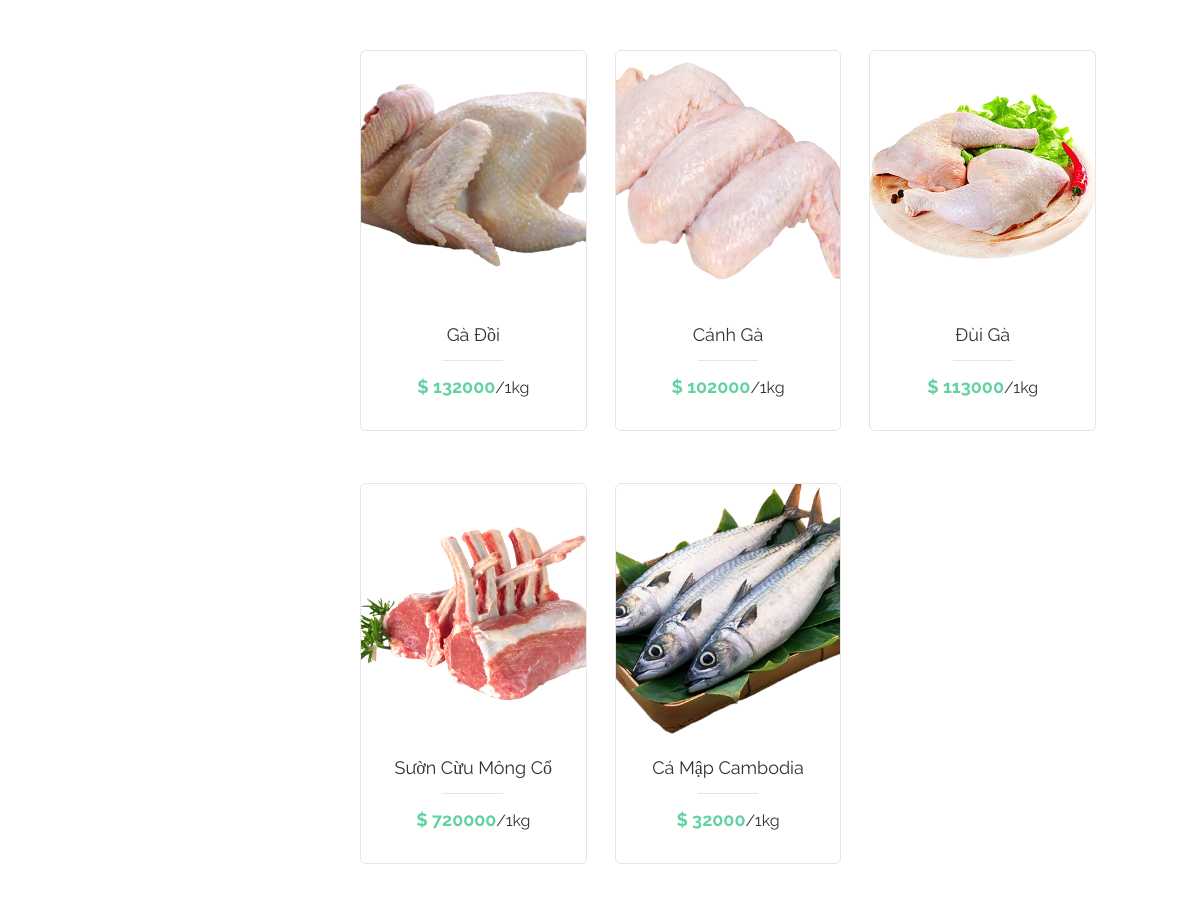
/site/hang-hoa/liet-ke.php (middle part), run on an earlier commit of the app's database.
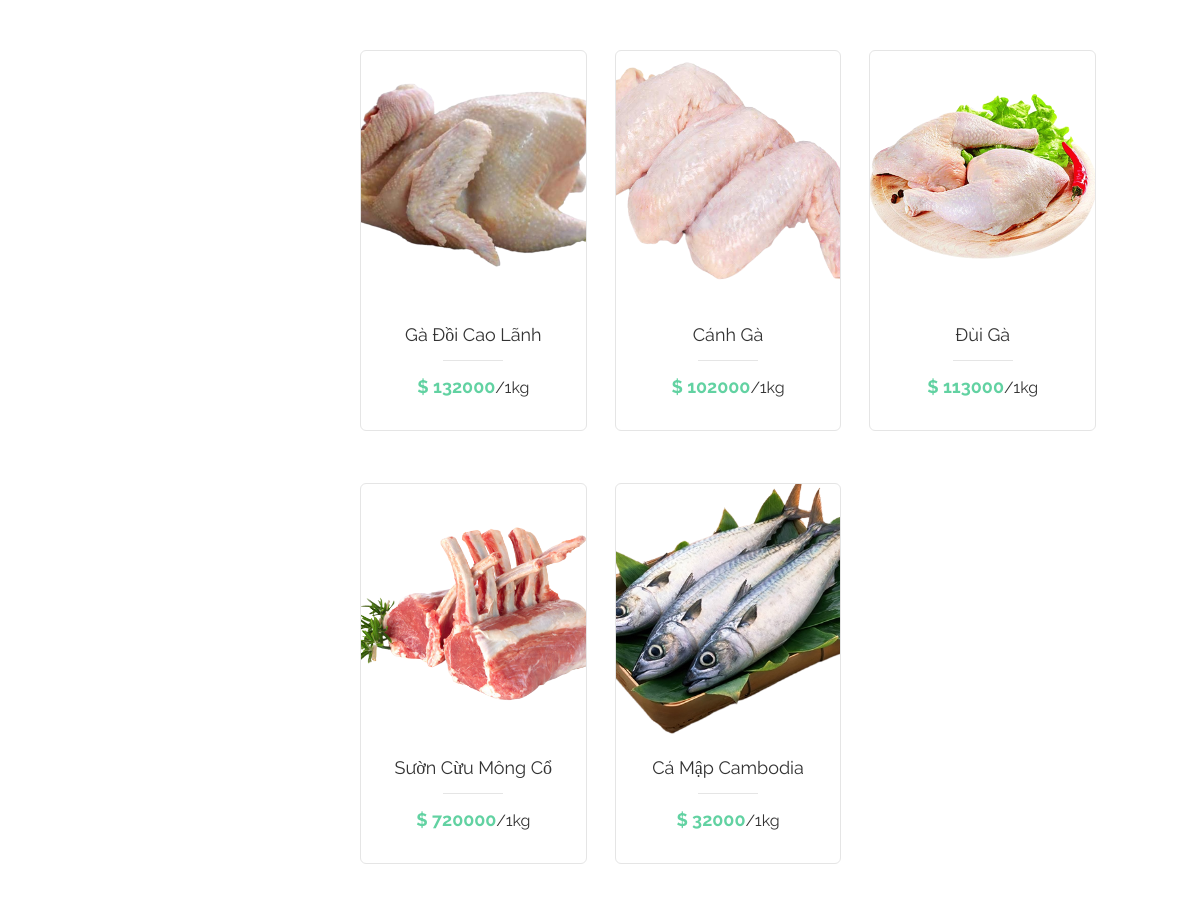
And on a later commit of the database.
### tables this page shows
CREATE TABLE `hang_hoa` (
  `ma_hh` int(11) NOT NULL COMMENT 'mã hàng hoá',
  `ten_hh` varchar(50) NOT NULL COMMENT 'tên hàng hoá',
  `don_gia` double(10,2) NOT NULL COMMENT 'đơn giá',
  `giam_gia` double(10,2) DEFAULT 0.00 COMMENT 'mức giảm giá',
  `hinh` varchar(50) NOT NULL COMMENT 'hình ảnh',
  `ngay_nhap` date DEFAULT NULL COMMENT 'ngày nhập hàng',
  `mo_ta` text NOT NULL COMMENT 'mô tả hàng hoá',
  `dac_biet` tinyint(1) NOT NULL COMMENT 'tràng thái đặc biệt',
  `so_luot_xem` int(11) NOT NULL DEFAULT 0 COMMENT 'số lượt xem',
  `ma_loai` int(10) NOT NULL COMMENT 'mã loại'
);

### site/hang-hoa/liet-ke.php (called while the page is built, shortened)
<?php
    require '../../global.php';
    require "../../dao/pdo.php";
    require '../../dao/hanghoa.php';
    extract($_REQUEST);
    if(exsist_param("ma_loai")) {
        $items = hang_hoa_select_loai($ma_loai);
    }
    else if(exsist_param("keywords")) {
        echo $keywords;
        $items = hang_hoa_select_keyword($keywords);
    }
    else {
        $items = hanghoa_selectAll();
    }
    require '../layout.php'
?>

### dao/pdo.php (called while the page is built, shortened)
<?php
function pdo_get_connection(){
    $hostname='localhost';
    $dbname='xsshop';
    $username = 'root';
    $password = '';
    try{
        $connect = new PDO("mysql:host=$hostname;dbname=$dbname", $username, $password);
        $connect->setAttribute(PDO::ATTR_ERRMODE, PDO::ERRMODE_EXCEPTION);
        return $connect;
    }catch(PDOException $e){
        $e->getMessage();
    }
}
function pdo_query($sql){
    $sql_args = array_slice(func_get_args(), 1);
    try{
        $connect = pdo_get_connection();
        $stmt = $connect->prepare($sql);
        $stmt->execute($sql_args);
        $rows = $stmt->fetchAll();
        return $rows;
    }
    catch(PDOException $e){
        throw $e;
    }
    finally{
        unset($connect);
    }
}
?>

### dao/hanghoa.php (called while the page is built, shortened)
<?php
    function hanghoa_selectAll(){
        $sql = "SELECT * FROM `hang_hoa`";
        return pdo_query($sql);
    }
?>

### global.php (called while the page is built, shortened)
<?php
    $url="/food_market_10-diem";
    $url_content="$url/content";
    $url_site="$url/site";
?>

### site/hang-hoa/liet-ke-ui.php (the view, shortened to what this page needs)
<div class="grid gap-7 md:grid-cols-3 sm:grid-cols-2 grid-cols-1">
    <?php
        foreach($items as $item) {
            $link = $url_site."/hang-hoa/chi-tiet.php?ma_hh=".$item['ma_hh'];
    ?>
        <a href="<?=$link?>">
            <div class="product_item">
                <div class="product_img">
                    <img src="<?php echo "$url_content/images/image_products/".$item['hinh'] ?>" alt="">
                </div>
                <div class="product_content">
                    <h3><?=$item['ten_hh']?></h3>
                    <hr>
                    <p><span>$ <?=$item['don_gia']?></span>/1kg</p>
                </div>
            </div>
        </a>
    <?php
        }
    ?>
</div>

What changed in the data, as far as the page shows it:
changed hang_hoa: ten_hh "Gà Đồi" → "Gà Đồi Cao Lãnh"
